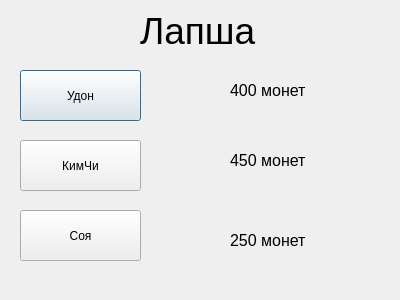
<?xml version="1.0" encoding="UTF-8"?>
<ui version="4.0">
 <class>ramen</class>
 <widget class="QDialog" name="ramen">
  <property name="geometry">
   <rect>
    <x>0</x>
    <y>0</y>
    <width>400</width>
    <height>300</height>
   </rect>
  </property>
  <property name="windowTitle">
   <string>Dialog</string>
  </property>
  <widget class="QLabel" name="label">
   <property name="geometry">
    <rect>
     <x>140</x>
     <y>10</y>
     <width>141</width>
     <height>41</height>
    </rect>
   </property>
   <property name="font">
    <font>
     <pointsize>28</pointsize>
    </font>
   </property>
   <property name="text">
    <string>Лапша</string>
   </property>
  </widget>
  <widget class="QPushButton" name="pushButton">
   <property name="geometry">
    <rect>
     <x>20</x>
     <y>70</y>
     <width>121</width>
     <height>51</height>
    </rect>
   </property>
   <property name="text">
    <string>Удон</string>
   </property>
  </widget>
  <widget class="QPushButton" name="pushButton_2">
   <property name="geometry">
    <rect>
     <x>20</x>
     <y>140</y>
     <width>121</width>
     <height>51</height>
    </rect>
   </property>
   <property name="text">
    <string>КимЧи</string>
   </property>
  </widget>
  <widget class="QPushButton" name="pushButton_3">
   <property name="geometry">
    <rect>
     <x>20</x>
     <y>210</y>
     <width>121</width>
     <height>51</height>
    </rect>
   </property>
   <property name="text">
    <string>Соя</string>
   </property>
  </widget>
  <widget class="QLabel" name="label_2">
   <property name="geometry">
    <rect>
     <x>230</x>
     <y>80</y>
     <width>91</width>
     <height>21</height>
    </rect>
   </property>
   <property name="font">
    <font>
     <pointsize>12</pointsize>
    </font>
   </property>
   <property name="text">
    <string>400 монет</string>
   </property>
  </widget>
  <widget class="QLabel" name="label_3">
   <property name="geometry">
    <rect>
     <x>230</x>
     <y>150</y>
     <width>91</width>
     <height>21</height>
    </rect>
   </property>
   <property name="font">
    <font>
     <pointsize>12</pointsize>
    </font>
   </property>
   <property name="text">
    <string>450 монет</string>
   </property>
  </widget>
  <widget class="QLabel" name="label_4">
   <property name="geometry">
    <rect>
     <x>230</x>
     <y>230</y>
     <width>91</width>
     <height>21</height>
    </rect>
   </property>
   <property name="font">
    <font>
     <pointsize>12</pointsize>
    </font>
   </property>
   <property name="text">
    <string>250 монет</string>
   </property>
  </widget>
 </widget>
 <resources/>
 <connections/>
</ui>
